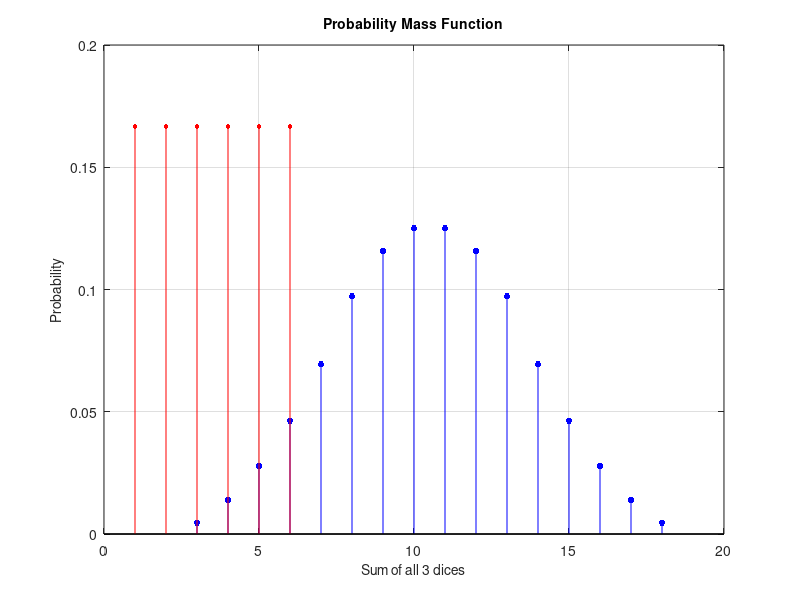

Write MATLAB code to recreate this figure.
% Initializing Variables
% d is a matrix holding the odds of each value of the dice being rolled
% each value corresponds to the index of the value + 1
d = [1/6,1/6,1/6,1/6,1/6,1/6];
% d2 is a temporary matrix holding the odds of each case when 2 dice are
% rolled
% It is used to calculate the odds of each case when 3 dice are rolled
d2 = conv(d, d,'full');
% d3 holds the odds of each case when 3 dice are rolled
d3 = conv(d2,d,'full');
% x hold the possible sums of when 3 dice are rolled
x = 3:18;
% x2 holds the possible outcomes of 1 dice being rolled
x2 = 1:6;

% Plotting the pmf of 3 dice
stem(x,d3,'.b','markersize',15);

% Plot formatting
grid on;
xlabel('Sum of all 3 dices','FontSize',10);
ylabel('Probability','FontSize',10);
title('Probability Mass Function','FontSize',10);

% Plotting the pmf of 1 dice being rolled on the same graph
hold on;
stem (x2,d,'.r','markersize',10);
hold off;
